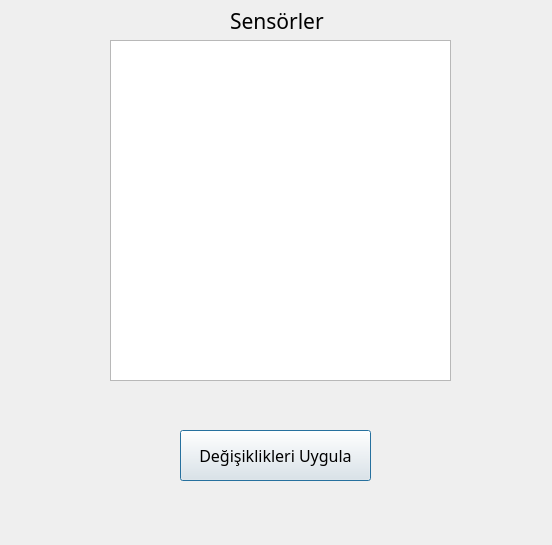
<?xml version="1.0" encoding="UTF-8"?>
<ui version="4.0">
 <class>Dialog</class>
 <widget class="QDialog" name="Dialog">
  <property name="geometry">
   <rect>
    <x>0</x>
    <y>0</y>
    <width>552</width>
    <height>545</height>
   </rect>
  </property>
  <property name="windowTitle">
   <string>Dialog</string>
  </property>
  <widget class="QLabel" name="label">
   <property name="geometry">
    <rect>
     <x>230</x>
     <y>0</y>
     <width>111</width>
     <height>41</height>
    </rect>
   </property>
   <property name="font">
    <font>
     <family>Bell MT</family>
     <pointsize>16</pointsize>
    </font>
   </property>
   <property name="text">
    <string>Sensörler</string>
   </property>
  </widget>
  <widget class="QListWidget" name="limit_sensor_listesi">
   <property name="geometry">
    <rect>
     <x>110</x>
     <y>40</y>
     <width>341</width>
     <height>341</height>
    </rect>
   </property>
  </widget>
  <widget class="QPushButton" name="btn_limitUygula">
   <property name="geometry">
    <rect>
     <x>180</x>
     <y>430</y>
     <width>191</width>
     <height>51</height>
    </rect>
   </property>
   <property name="font">
    <font>
     <family>Myanmar Text</family>
     <pointsize>12</pointsize>
    </font>
   </property>
   <property name="text">
    <string>Değişiklikleri Uygula</string>
   </property>
  </widget>
 </widget>
 <resources/>
 <connections/>
</ui>
